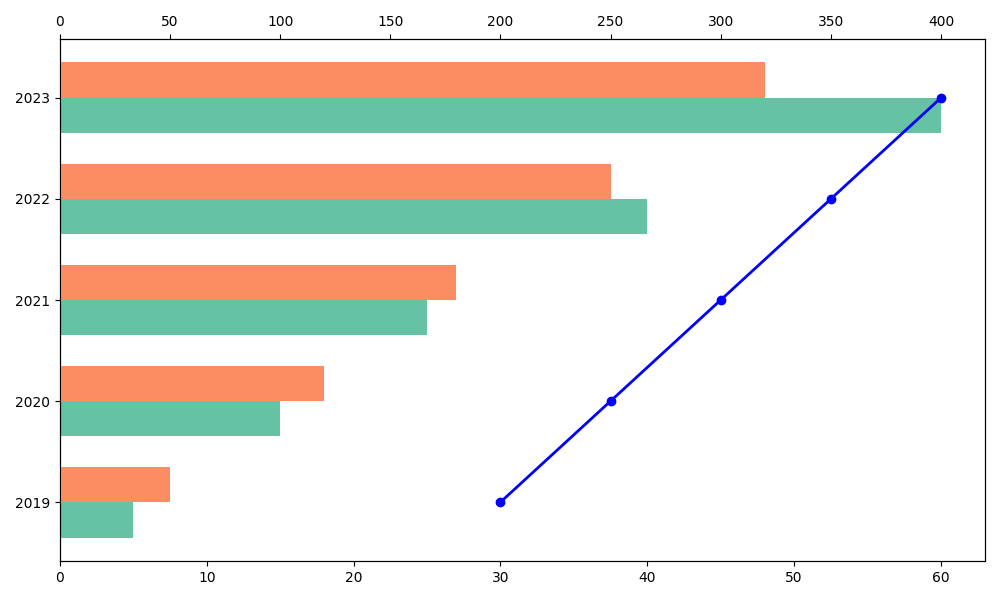

Generate this figure with Python:
import matplotlib.pyplot as plt
import numpy as np

years = np.array([2019, 2020, 2021, 2022, 2023])
gardens_created = np.array([5, 15, 25, 40, 60])
volunteers_joined = np.array([50, 120, 180, 250, 320])
average_area = np.array([200, 250, 300, 350, 400])

fig, ax1 = plt.subplots(figsize=(10, 6))

bar_width = 0.35
ax1.barh(years - bar_width/2, gardens_created, bar_width, color='#66c2a5', label='Gardens Created')
ax2 = ax1.twiny()
ax2.barh(years + bar_width/2, volunteers_joined, bar_width, color='#fc8d62', label='Volunteers Joined')
ax2.plot(average_area, years, color='blue', marker='o', linestyle='-', lw=2, markerfacecolor='blue', label='Average Area')

ax1.set_yticks(years)
ax1.set_yticklabels(years)

plt.tight_layout()
plt.show()
